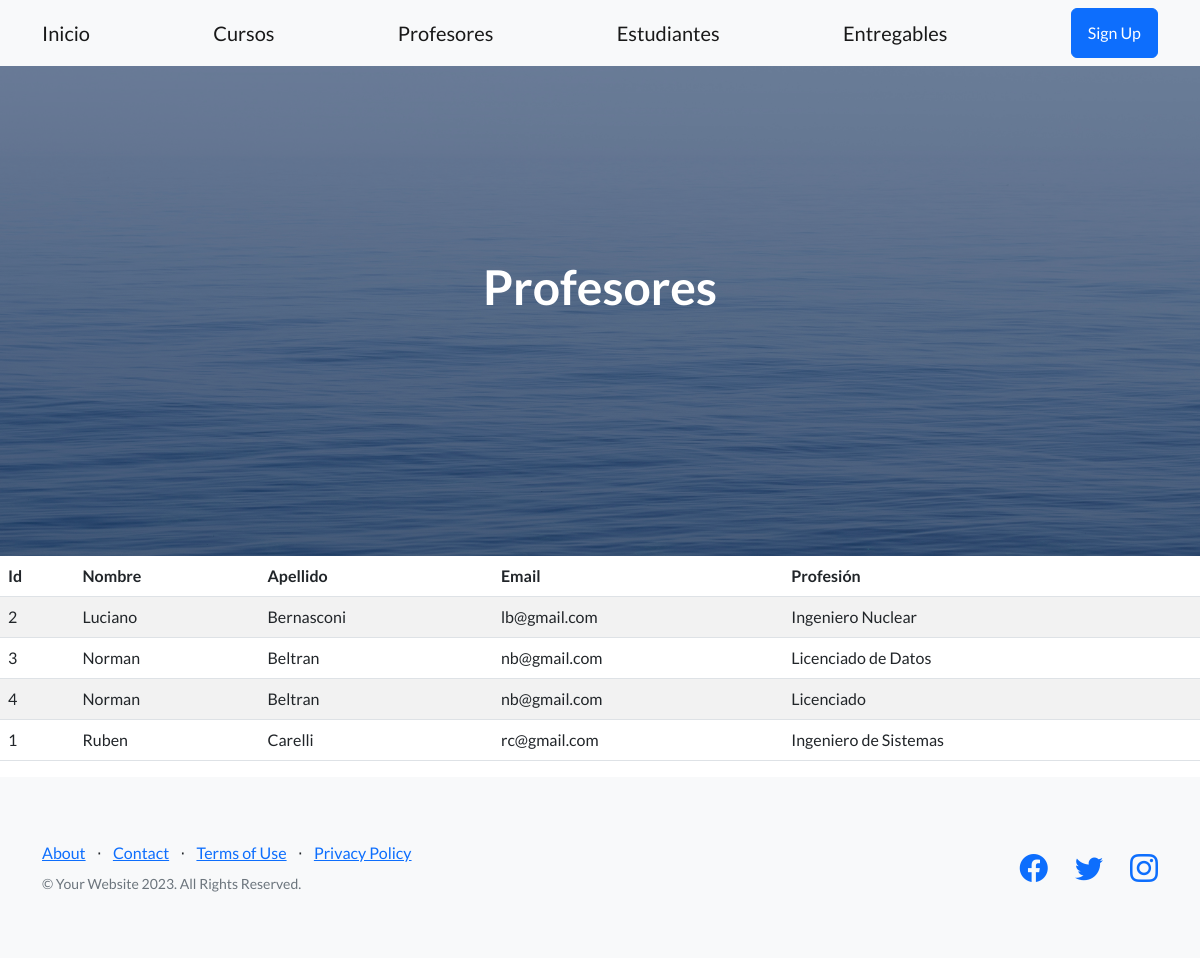
/aplicacion/profesores/, run on the app's committed database.
### aplicacion/models.py (models this page shows, shortened)
class Profesor(models.Model):
    nombre = models.CharField(max_length=50)
    apellido = models.CharField(max_length=50)
    email = models.EmailField()
    profesion = models.CharField(max_length=50)
    class Meta:
        verbose_name = "Profesor"
        verbose_name_plural = "Profesores"
        ordering = ['nombre']

### aplicacion/views.py (the view)
# urls.py: path('profesores/', profesores, name="profesores"),
def profesores(request):
    contexto = {'profesores': Profesor.objects.all()}
    return render(request, "aplicacion/profesores.html", contexto)

### aplicacion/templates/aplicacion/profesores.html
{% extends 'aplicacion/home.html' %}
{% block titulo %}
    <h1 class="mb-5">Profesores</h1>
{% endblock titulo %}
{% block contenido %}
<table class="table table-striped">
    <thead>
        <tr>
            <th>Id</th>
            <th>Nombre</th>
            <th>Apellido</th>
            <th>Email</th>
            <th>Profesión</th>
        </tr>
    </thead>
    <tbody>
{% for p in profesores  %}
        <tr>
            <td>{{ p.id }}</td>
            <td>{{ p.nombre }}</td>
            <td>{{ p.apellido }}</td>
            <td>{{ p.email }}</td>
            <td>{{ p.profesion }}</td>
        </tr>
{% endfor %}
    </tbody>
</table>
{% endblock contenido %}

### aplicacion/templates/aplicacion/home.html (shortened to what this page needs)
<!DOCTYPE html>
<html lang="en">
    <head>
        {% load static %}
        <link href="https://cdn.jsdelivr.net/npm/bootstrap-icons@1.5.0/font/bootstrap-icons.css" rel="stylesheet" type="text/css" />
        <link href="{% static 'css/styles.css' %}" rel="stylesheet" />
    </head>
    <body>
        <nav class="navbar navbar-light bg-light static-top">
            <div class="container">
                <a class="navbar-brand" href="#!">Inicio</a>
                <a class="navbar-brand" href="{% url 'cursos' %}">Cursos</a>
                <a class="navbar-brand" href="{% url 'profesores' %}">Profesores</a>
                <a class="navbar-brand" href="{% url 'estudiantes' %}">Estudiantes</a>
                <a class="navbar-brand" href="{% url 'entregables' %}">Entregables</a>
                <a class="btn btn-primary" href="#signup">Sign Up</a>
            </div>
        </nav>
        <header class="masthead">
            <div class="container position-relative">
                <div class="row justify-content-center">
                    <div class="col-xl-6">
                        <div class="text-center text-white">
                            {% block titulo %}{% endblock titulo %}
                        </div>
                    </div>
                </div>
            </div>
        </header>
        {% block contenido %}
        {% endblock contenido %}
        <footer class="footer bg-light">
            <div class="container">
                <div class="row">
                    <div class="col-lg-6 h-100 text-center text-lg-start my-auto">
                        <ul class="list-inline mb-2">
                            <li class="list-inline-item"><a href="#!">About</a></li>
                            <li class="list-inline-item">⋅</li>
                            <li class="list-inline-item"><a href="#!">Contact</a></li>
                            <li class="list-inline-item">⋅</li>
                            <li class="list-inline-item"><a href="#!">Terms of Use</a></li>
                            <li class="list-inline-item">⋅</li>
                            <li class="list-inline-item"><a href="#!">Privacy Policy</a></li>
                        </ul>
                        <p class="text-muted small mb-4 mb-lg-0">&copy; Your Website 2023. All Rights Reserved.</p>
                    </div>
                    <div class="col-lg-6 h-100 text-center text-lg-end my-auto">
                        <ul class="list-inline mb-0">
                            <li class="list-inline-item me-4">
                                <a href="#!"><i class="bi-facebook fs-3"></i></a>
                            </li>
                            <li class="list-inline-item me-4">
                                <a href="#!"><i class="bi-twitter fs-3"></i></a>
                            </li>
                            <li class="list-inline-item">
                                <a href="#!"><i class="bi-instagram fs-3"></i></a>
                            </li>
                        </ul>
                    </div>
                </div>
            </div>
        </footer>
    </body>
</html>

### data on the page
Profesor: id "2", nombre "Luciano", apellido "Bernasconi", email "lb@gmail.com", profesion "Ingeniero Nuclear"
Profesor: id "3", nombre "Norman", apellido "Beltran", email "nb@gmail.com", profesion "Licenciado de Datos"
Profesor: id "4", nombre "Norman", apellido "Beltran", email "nb@gmail.com", profesion "Licenciado"
Profesor: id "1", nombre "Ruben", apellido "Carelli", email "rc@gmail.com", profesion "Ingeniero de Sistemas"
